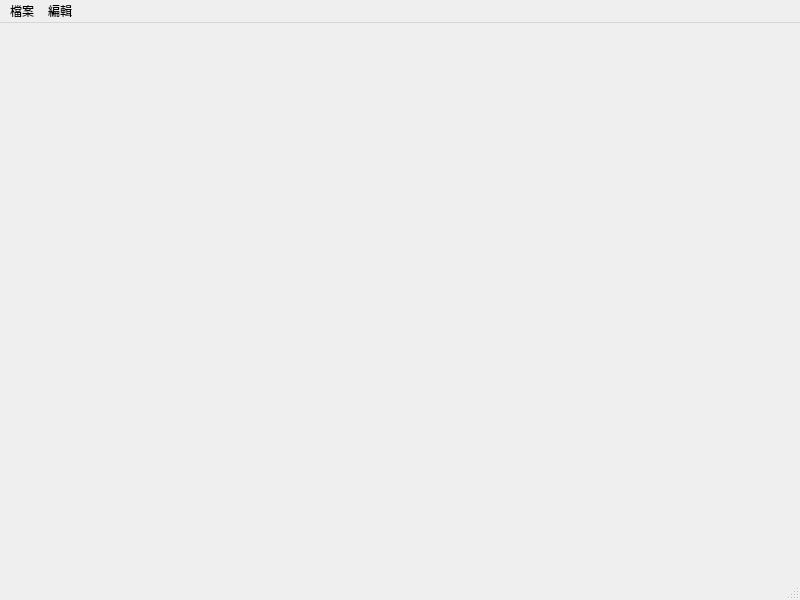
<?xml version="1.0" encoding="UTF-8"?>
<ui version="4.0">
 <class>MainWindow</class>
 <widget class="QMainWindow" name="MainWindow">
  <property name="geometry">
   <rect>
    <x>0</x>
    <y>0</y>
    <width>800</width>
    <height>600</height>
   </rect>
  </property>
  <property name="windowTitle">
   <string>MainWindow</string>
  </property>
  <widget class="QWidget" name="centralwidget"/>
  <widget class="QMenuBar" name="menubar">
   <property name="geometry">
    <rect>
     <x>0</x>
     <y>0</y>
     <width>800</width>
     <height>21</height>
    </rect>
   </property>
   <widget class="QMenu" name="menu">
    <property name="title">
     <string>檔案</string>
    </property>
    <addaction name="actionNew"/>
    <addaction name="actionOpen"/>
    <addaction name="actionClose"/>
    <addaction name="separator"/>
    <addaction name="actionSave"/>
    <addaction name="actionSave_As"/>
    <addaction name="separator"/>
    <addaction name="actionQuit"/>
   </widget>
   <widget class="QMenu" name="menu_2">
    <property name="title">
     <string>編輯</string>
    </property>
    <addaction name="actionCut"/>
    <addaction name="actionCopy"/>
    <addaction name="actionPaste"/>
    <addaction name="actionDelete"/>
   </widget>
   <addaction name="menu"/>
   <addaction name="menu_2"/>
  </widget>
  <widget class="QStatusBar" name="statusbar"/>
  <action name="actionNew">
   <property name="text">
    <string>New(&amp;N)</string>
   </property>
   <property name="shortcut">
    <string>Ctrl+N</string>
   </property>
  </action>
  <action name="actionOpen">
   <property name="text">
    <string>Open(&amp;O)</string>
   </property>
   <property name="toolTip">
    <string>Open Stuff</string>
   </property>
   <property name="shortcut">
    <string>Ctrl+O</string>
   </property>
  </action>
  <action name="actionClose">
   <property name="text">
    <string>Close(ctrl+shift+C)</string>
   </property>
   <property name="toolTip">
    <string>Close stuff</string>
   </property>
   <property name="shortcut">
    <string>Ctrl+Shift+C</string>
   </property>
  </action>
  <action name="actionSave">
   <property name="text">
    <string>Save(&amp;S)</string>
   </property>
   <property name="toolTip">
    <string>Save the thing</string>
   </property>
   <property name="shortcut">
    <string>Ctrl+S</string>
   </property>
  </action>
  <action name="actionSave_As">
   <property name="text">
    <string>Save As(&amp;A)</string>
   </property>
   <property name="toolTip">
    <string>Save As New Thing</string>
   </property>
   <property name="shortcut">
    <string>Ctrl+A</string>
   </property>
  </action>
  <action name="actionQuit">
   <property name="text">
    <string>Quit(ctrl+shift+Q)</string>
   </property>
   <property name="toolTip">
    <string>Quit This App</string>
   </property>
   <property name="shortcut">
    <string>Ctrl+Shift+Q</string>
   </property>
  </action>
  <action name="actionCut">
   <property name="text">
    <string>Cut</string>
   </property>
  </action>
  <action name="actionCopy">
   <property name="text">
    <string>Copy(ctrl+C)</string>
   </property>
   <property name="shortcut">
    <string>Ctrl+C</string>
   </property>
  </action>
  <action name="actionPaste">
   <property name="text">
    <string>Paste(ctrl+V)</string>
   </property>
   <property name="shortcut">
    <string>Ctrl+V</string>
   </property>
  </action>
  <action name="actionDelete">
   <property name="text">
    <string>Delete(Del)</string>
   </property>
   <property name="shortcut">
    <string>Del</string>
   </property>
  </action>
 </widget>
 <resources/>
 <connections/>
</ui>
